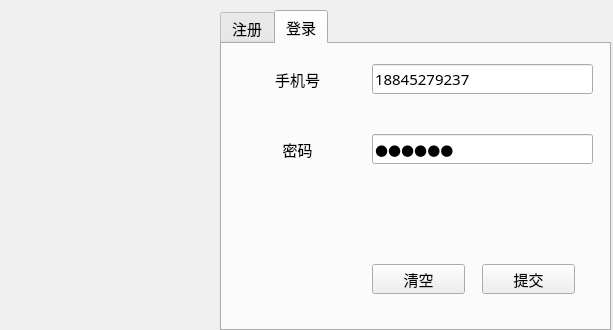
<?xml version="1.0" encoding="UTF-8"?>
<ui version="4.0">
 <class>LoginDialog</class>
 <widget class="QDialog" name="LoginDialog">
  <property name="geometry">
   <rect>
    <x>0</x>
    <y>0</y>
    <width>613</width>
    <height>330</height>
   </rect>
  </property>
  <property name="font">
   <font>
    <family>微软雅黑</family>
    <pointsize>11</pointsize>
   </font>
  </property>
  <property name="windowTitle">
   <string>Dialog</string>
  </property>
  <widget class="QLabel" name="lb_icon">
   <property name="geometry">
    <rect>
     <x>11</x>
     <y>4</y>
     <width>191</width>
     <height>321</height>
    </rect>
   </property>
   <property name="text">
    <string/>
   </property>
   <property name="pixmap">
    <pixmap resource="resources.qrc">:/images/register.png</pixmap>
   </property>
   <property name="scaledContents">
    <bool>true</bool>
   </property>
  </widget>
  <widget class="QTabWidget" name="tw_page">
   <property name="geometry">
    <rect>
     <x>220</x>
     <y>10</y>
     <width>391</width>
     <height>321</height>
    </rect>
   </property>
   <property name="toolTip">
    <string>&lt;html&gt;&lt;head/&gt;&lt;body&gt;&lt;p&gt;确认密码&lt;/p&gt;&lt;p&gt;&lt;br/&gt;&lt;/p&gt;&lt;/body&gt;&lt;/html&gt;</string>
   </property>
   <property name="currentIndex">
    <number>1</number>
   </property>
   <widget class="QWidget" name="page1">
    <attribute name="title">
     <string>注册</string>
    </attribute>
    <widget class="QLineEdit" name="le_passwd_register">
     <property name="geometry">
      <rect>
       <x>130</x>
       <y>80</y>
       <width>221</width>
       <height>30</height>
      </rect>
     </property>
     <property name="text">
      <string>123456</string>
     </property>
     <property name="echoMode">
      <enum>QLineEdit::Password</enum>
     </property>
    </widget>
    <widget class="QLabel" name="lb_passwd_register">
     <property name="geometry">
      <rect>
       <x>0</x>
       <y>80</y>
       <width>121</width>
       <height>30</height>
      </rect>
     </property>
     <property name="text">
      <string>密码</string>
     </property>
     <property name="alignment">
      <set>Qt::AlignCenter</set>
     </property>
    </widget>
    <widget class="QPushButton" name="pb_commit_register">
     <property name="geometry">
      <rect>
       <x>240</x>
       <y>210</y>
       <width>93</width>
       <height>30</height>
      </rect>
     </property>
     <property name="text">
      <string>提交</string>
     </property>
    </widget>
    <widget class="QPushButton" name="pb_clear_register">
     <property name="geometry">
      <rect>
       <x>130</x>
       <y>210</y>
       <width>93</width>
       <height>30</height>
      </rect>
     </property>
     <property name="text">
      <string>清空</string>
     </property>
    </widget>
    <widget class="QLabel" name="lb_tel_register">
     <property name="geometry">
      <rect>
       <x>-10</x>
       <y>10</y>
       <width>131</width>
       <height>30</height>
      </rect>
     </property>
     <property name="text">
      <string>手机号</string>
     </property>
     <property name="alignment">
      <set>Qt::AlignCenter</set>
     </property>
    </widget>
    <widget class="QLineEdit" name="le_tel_register">
     <property name="geometry">
      <rect>
       <x>130</x>
       <y>10</y>
       <width>221</width>
       <height>30</height>
      </rect>
     </property>
     <property name="text">
      <string>18845279237</string>
     </property>
    </widget>
    <widget class="QLabel" name="lb_confirm_register">
     <property name="geometry">
      <rect>
       <x>0</x>
       <y>130</y>
       <width>121</width>
       <height>30</height>
      </rect>
     </property>
     <property name="text">
      <string>确认密码</string>
     </property>
     <property name="alignment">
      <set>Qt::AlignCenter</set>
     </property>
    </widget>
    <widget class="QLineEdit" name="le_confirm_register">
     <property name="geometry">
      <rect>
       <x>130</x>
       <y>130</y>
       <width>221</width>
       <height>30</height>
      </rect>
     </property>
     <property name="text">
      <string>123456</string>
     </property>
     <property name="echoMode">
      <enum>QLineEdit::Password</enum>
     </property>
    </widget>
   </widget>
   <widget class="QWidget" name="page2">
    <attribute name="title">
     <string>登录</string>
    </attribute>
    <widget class="QLabel" name="lb_passwd">
     <property name="geometry">
      <rect>
       <x>10</x>
       <y>90</y>
       <width>131</width>
       <height>30</height>
      </rect>
     </property>
     <property name="text">
      <string>密码</string>
     </property>
     <property name="alignment">
      <set>Qt::AlignCenter</set>
     </property>
    </widget>
    <widget class="QLabel" name="lb_tel">
     <property name="geometry">
      <rect>
       <x>10</x>
       <y>20</y>
       <width>131</width>
       <height>30</height>
      </rect>
     </property>
     <property name="text">
      <string>手机号</string>
     </property>
     <property name="alignment">
      <set>Qt::AlignCenter</set>
     </property>
    </widget>
    <widget class="QLineEdit" name="le_tel">
     <property name="geometry">
      <rect>
       <x>150</x>
       <y>20</y>
       <width>221</width>
       <height>30</height>
      </rect>
     </property>
     <property name="text">
      <string>18845279237</string>
     </property>
    </widget>
    <widget class="QPushButton" name="pb_commit">
     <property name="geometry">
      <rect>
       <x>260</x>
       <y>220</y>
       <width>93</width>
       <height>30</height>
      </rect>
     </property>
     <property name="text">
      <string>提交</string>
     </property>
    </widget>
    <widget class="QLineEdit" name="le_passwd">
     <property name="geometry">
      <rect>
       <x>150</x>
       <y>90</y>
       <width>221</width>
       <height>30</height>
      </rect>
     </property>
     <property name="text">
      <string>123456</string>
     </property>
     <property name="echoMode">
      <enum>QLineEdit::Password</enum>
     </property>
    </widget>
    <widget class="QPushButton" name="pb_clear">
     <property name="geometry">
      <rect>
       <x>150</x>
       <y>220</y>
       <width>93</width>
       <height>30</height>
      </rect>
     </property>
     <property name="text">
      <string>清空</string>
     </property>
    </widget>
   </widget>
  </widget>
 </widget>
 <tabstops>
  <tabstop>le_tel</tabstop>
  <tabstop>le_passwd</tabstop>
  <tabstop>pb_commit</tabstop>
  <tabstop>pb_clear</tabstop>
  <tabstop>tw_page</tabstop>
  <tabstop>le_tel_register</tabstop>
  <tabstop>le_passwd_register</tabstop>
  <tabstop>le_confirm_register</tabstop>
  <tabstop>pb_commit_register</tabstop>
  <tabstop>pb_clear_register</tabstop>
 </tabstops>
 <resources>
  <include location="resources.qrc"/>
 </resources>
 <connections/>
</ui>
